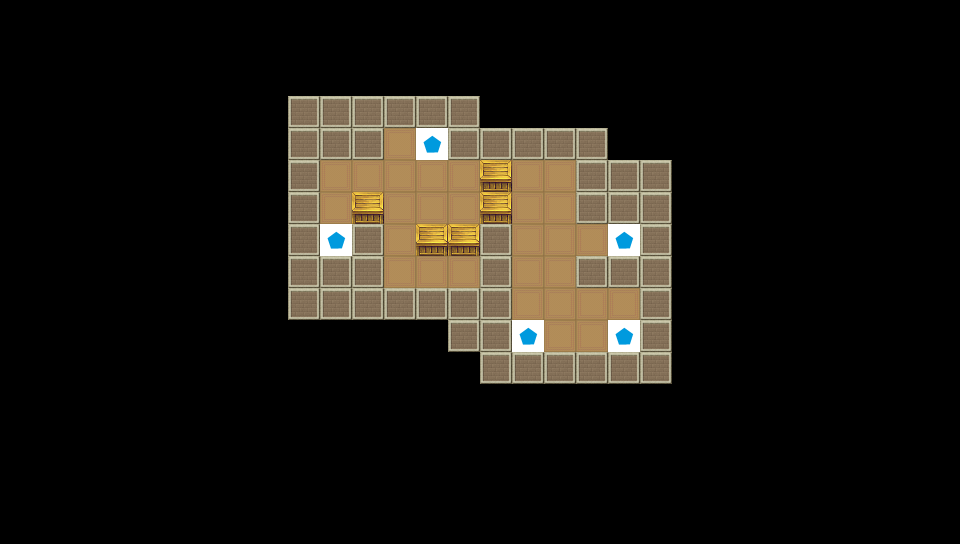

This is a level from a 2D game, rendered from its Tiled map with the project's own tilesets. A one-line summary and the complete map file follow:
An orthogonal 30x17 tile map with 32x32 px tiles, 2 tile layers (GroundChip, GimmickChip).

<map version="1.5" tiledversion="1.7.0" orientation="orthogonal" renderorder="right-down" width="30" height="17" tilewidth="32" tileheight="32" infinite="0" nextlayerid="3" nextobjectid="1">
 <editorsettings>
  <export target="../Stage5..csv" format="csv" />
 </editorsettings>
 <tileset firstgid="1" source="Chips.tsx" />
 <layer id="1" name="GroundChip" width="30" height="17">
  <data encoding="csv">
0,0,0,0,0,0,0,0,0,0,0,0,0,0,0,0,0,0,0,0,0,0,0,0,0,0,0,0,0,0,
0,0,0,0,0,0,0,0,0,0,0,0,0,0,0,0,0,0,0,0,0,0,0,0,0,0,0,0,0,0,
0,0,0,0,0,0,0,0,0,0,0,0,0,0,0,0,0,0,0,0,0,0,0,0,0,0,0,0,0,0,
0,0,0,0,0,0,0,0,0,3,3,3,3,3,3,0,0,0,0,0,0,0,0,0,0,0,0,0,0,0,
0,0,0,0,0,0,0,0,0,3,3,3,2,2,3,3,3,3,3,0,0,0,0,0,0,0,0,0,0,0,
0,0,0,0,0,0,0,0,0,3,2,2,2,2,2,2,2,2,3,3,3,0,0,0,0,0,0,0,0,0,
0,0,0,0,0,0,0,0,0,3,2,2,2,2,2,2,2,2,3,3,3,0,0,0,0,0,0,0,0,0,
0,0,0,0,0,0,0,0,0,3,2,3,2,2,2,3,2,2,2,2,3,0,0,0,0,0,0,0,0,0,
0,0,0,0,0,0,0,0,0,3,3,3,2,2,2,3,2,2,3,3,3,0,0,0,0,0,0,0,0,0,
0,0,0,0,0,0,0,0,0,3,3,3,3,3,3,3,2,2,2,2,3,0,0,0,0,0,0,0,0,0,
0,0,0,0,0,0,0,0,0,0,0,0,0,0,3,3,2,2,2,2,3,0,0,0,0,0,0,0,0,0,
0,0,0,0,0,0,0,0,0,0,0,0,0,0,0,3,3,3,3,3,3,0,0,0,0,0,0,0,0,0,
0,0,0,0,0,0,0,0,0,0,0,0,0,0,0,0,0,0,0,0,0,0,0,0,0,0,0,0,0,0,
0,0,0,0,0,0,0,0,0,0,0,0,0,0,0,0,0,0,0,0,0,0,0,0,0,0,0,0,0,0,
0,0,0,0,0,0,0,0,0,0,0,0,0,0,0,0,0,0,0,0,0,0,0,0,0,0,0,0,0,0,
0,0,0,0,0,0,0,0,0,0,0,0,0,0,0,0,0,0,0,0,0,0,0,0,0,0,0,0,0,0,
0,0,0,0,0,0,0,0,0,0,0,0,0,0,0,0,0,0,0,0,0,0,0,0,0,0,0,0,0,0
</data>
 </layer>
 <layer id="2" name="GimmickChip" width="30" height="17">
  <data encoding="csv">
0,0,0,0,0,0,0,0,0,0,0,0,0,0,0,0,0,0,0,0,0,0,0,0,0,0,0,0,0,0,
0,0,0,0,0,0,0,0,0,0,0,0,0,0,0,0,0,0,0,0,0,0,0,0,0,0,0,0,0,0,
0,0,0,0,0,0,0,0,0,0,0,0,0,0,0,0,0,0,0,0,0,0,0,0,0,0,0,0,0,0,
0,0,0,0,0,0,0,0,0,0,0,0,0,0,0,0,0,0,0,0,0,0,0,0,0,0,0,0,0,0,
0,0,0,0,0,0,0,0,0,0,0,0,0,6,0,0,0,0,0,0,0,0,0,0,0,0,0,0,0,0,
0,0,0,0,0,0,0,0,0,0,0,0,0,0,0,5,0,0,0,0,0,0,0,0,0,0,0,0,0,0,
0,0,0,0,0,0,0,0,0,0,0,5,0,0,0,5,0,0,0,0,0,0,0,0,0,0,0,0,0,0,
0,0,0,0,0,0,0,0,0,0,6,0,0,5,5,0,0,0,0,6,0,0,0,0,0,0,0,0,0,0,
0,0,0,0,0,0,0,0,0,0,0,0,0,0,0,0,0,0,0,0,0,0,0,0,0,0,0,0,0,0,
0,0,0,0,0,0,0,0,0,0,0,0,0,0,0,0,0,0,0,0,0,0,0,0,0,0,0,0,0,0,
0,0,0,0,0,0,0,0,0,0,0,0,0,0,0,0,6,0,0,6,0,0,0,0,0,0,0,0,0,0,
0,0,0,0,0,0,0,0,0,0,0,0,0,0,0,0,0,0,0,0,0,0,0,0,0,0,0,0,0,0,
0,0,0,0,0,0,0,0,0,0,0,0,0,0,0,0,0,0,0,0,0,0,0,0,0,0,0,0,0,0,
0,0,0,0,0,0,0,0,0,0,0,0,0,0,0,0,0,0,0,0,0,0,0,0,0,0,0,0,0,0,
0,0,0,0,0,0,0,0,0,0,0,0,0,0,0,0,0,0,0,0,0,0,0,0,0,0,0,0,0,0,
0,0,0,0,0,0,0,0,0,0,0,0,0,0,0,0,0,0,0,0,0,0,0,0,0,0,0,0,0,0,
0,0,0,0,0,0,0,0,0,0,0,0,0,0,0,0,0,0,0,0,0,0,0,0,0,0,0,0,0,0
</data>
 </layer>
</map>
